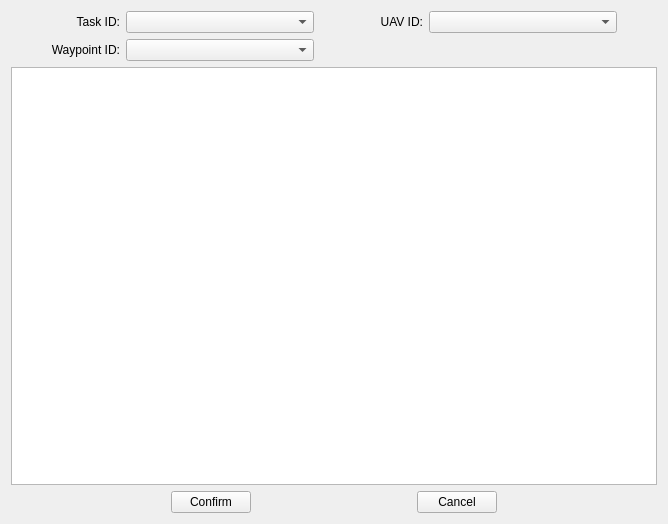
<?xml version="1.0" encoding="UTF-8"?>
<ui version="4.0">
 <class>CDlgCodeSet_Load_Edit</class>
 <widget class="QWidget" name="CDlgCodeSet_Load_Edit">
  <property name="geometry">
   <rect>
    <x>0</x>
    <y>0</y>
    <width>668</width>
    <height>524</height>
   </rect>
  </property>
  <property name="windowTitle">
   <string>Form</string>
  </property>
  <layout class="QVBoxLayout" name="verticalLayout">
   <item>
    <layout class="QGridLayout" name="gridLayout" columnstretch="0,1,3,0,1,3,0">
     <item row="0" column="0">
      <spacer name="horizontalSpacer_6">
       <property name="orientation">
        <enum>Qt::Horizontal</enum>
       </property>
       <property name="sizeHint" stdset="0">
        <size>
         <width>40</width>
         <height>20</height>
        </size>
       </property>
      </spacer>
     </item>
     <item row="0" column="1">
      <widget class="QLabel" name="label_2">
       <property name="text">
        <string>Task ID:</string>
       </property>
       <property name="alignment">
        <set>Qt::AlignRight|Qt::AlignTrailing|Qt::AlignVCenter</set>
       </property>
      </widget>
     </item>
     <item row="0" column="2">
      <widget class="QComboBox" name="comboBox_3"/>
     </item>
     <item row="0" column="3">
      <spacer name="horizontalSpacer">
       <property name="orientation">
        <enum>Qt::Horizontal</enum>
       </property>
       <property name="sizeHint" stdset="0">
        <size>
         <width>40</width>
         <height>20</height>
        </size>
       </property>
      </spacer>
     </item>
     <item row="0" column="4">
      <widget class="QLabel" name="label">
       <property name="layoutDirection">
        <enum>Qt::LeftToRight</enum>
       </property>
       <property name="text">
        <string>UAV ID:</string>
       </property>
       <property name="alignment">
        <set>Qt::AlignRight|Qt::AlignTrailing|Qt::AlignVCenter</set>
       </property>
      </widget>
     </item>
     <item row="0" column="5">
      <widget class="QComboBox" name="comboBox"/>
     </item>
     <item row="0" column="6">
      <spacer name="horizontalSpacer_7">
       <property name="orientation">
        <enum>Qt::Horizontal</enum>
       </property>
       <property name="sizeHint" stdset="0">
        <size>
         <width>40</width>
         <height>20</height>
        </size>
       </property>
      </spacer>
     </item>
     <item row="1" column="0">
      <spacer name="horizontalSpacer_8">
       <property name="orientation">
        <enum>Qt::Horizontal</enum>
       </property>
       <property name="sizeHint" stdset="0">
        <size>
         <width>40</width>
         <height>20</height>
        </size>
       </property>
      </spacer>
     </item>
     <item row="1" column="1">
      <widget class="QLabel" name="label_3">
       <property name="layoutDirection">
        <enum>Qt::LeftToRight</enum>
       </property>
       <property name="text">
        <string>Waypoint ID:</string>
       </property>
       <property name="alignment">
        <set>Qt::AlignRight|Qt::AlignTrailing|Qt::AlignVCenter</set>
       </property>
      </widget>
     </item>
     <item row="1" column="2">
      <widget class="QComboBox" name="comboBox_2"/>
     </item>
     <item row="1" column="3">
      <spacer name="horizontalSpacer_9">
       <property name="orientation">
        <enum>Qt::Horizontal</enum>
       </property>
       <property name="sizeHint" stdset="0">
        <size>
         <width>40</width>
         <height>20</height>
        </size>
       </property>
      </spacer>
     </item>
    </layout>
   </item>
   <item>
    <widget class="QTableWidget" name="tableWidget"/>
   </item>
   <item>
    <layout class="QHBoxLayout" name="horizontalLayout_4">
     <item>
      <spacer name="horizontalSpacer_3">
       <property name="orientation">
        <enum>Qt::Horizontal</enum>
       </property>
       <property name="sizeHint" stdset="0">
        <size>
         <width>40</width>
         <height>20</height>
        </size>
       </property>
      </spacer>
     </item>
     <item>
      <widget class="QPushButton" name="pushButton">
       <property name="text">
        <string>Confirm</string>
       </property>
      </widget>
     </item>
     <item>
      <spacer name="horizontalSpacer_2">
       <property name="orientation">
        <enum>Qt::Horizontal</enum>
       </property>
       <property name="sizeHint" stdset="0">
        <size>
         <width>40</width>
         <height>20</height>
        </size>
       </property>
      </spacer>
     </item>
     <item>
      <widget class="QPushButton" name="pushButton_2">
       <property name="text">
        <string>Cancel</string>
       </property>
      </widget>
     </item>
     <item>
      <spacer name="horizontalSpacer_4">
       <property name="orientation">
        <enum>Qt::Horizontal</enum>
       </property>
       <property name="sizeHint" stdset="0">
        <size>
         <width>40</width>
         <height>20</height>
        </size>
       </property>
      </spacer>
     </item>
    </layout>
   </item>
  </layout>
 </widget>
 <resources/>
 <connections/>
</ui>
